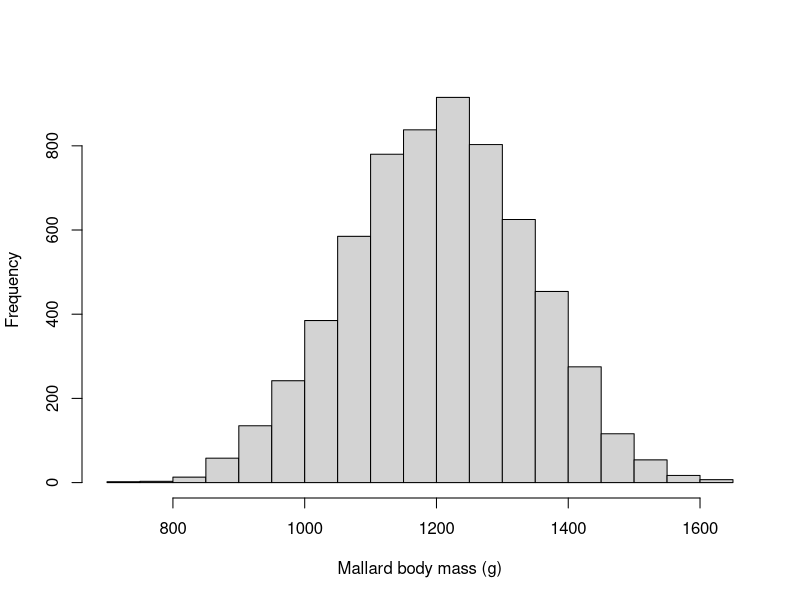
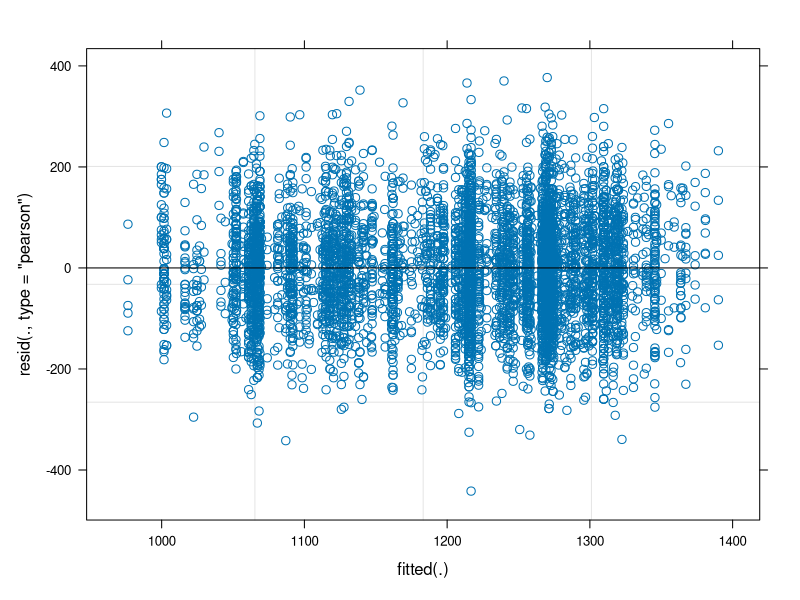
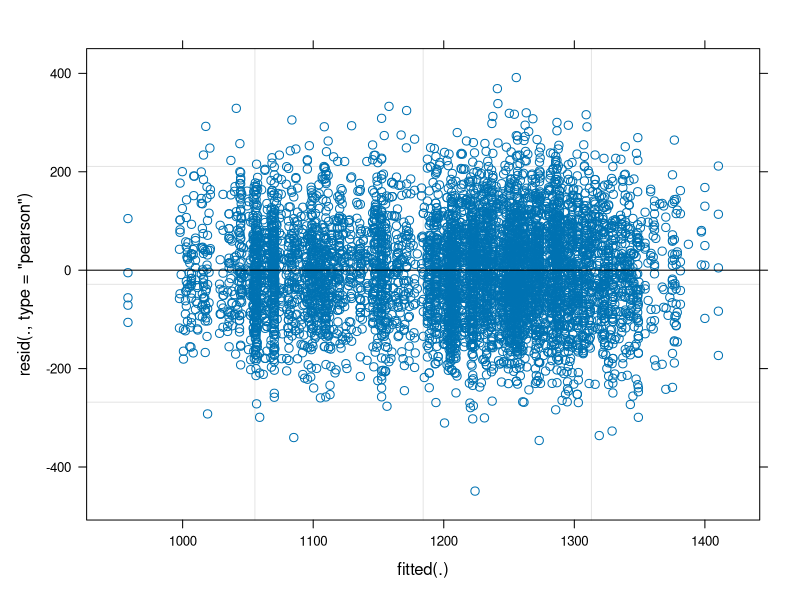
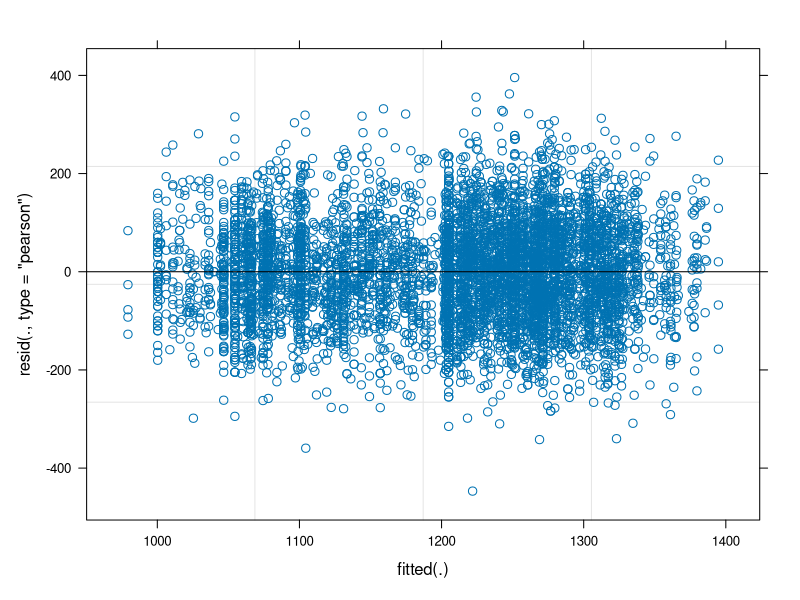
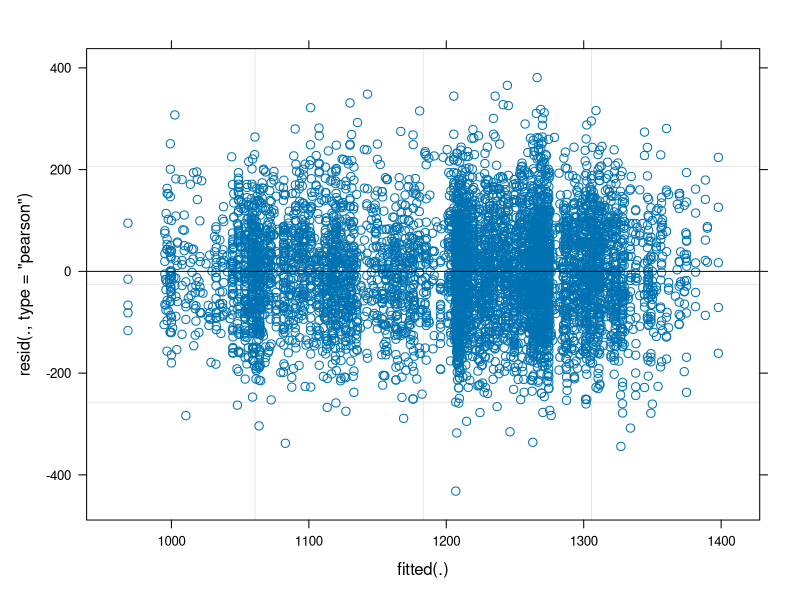
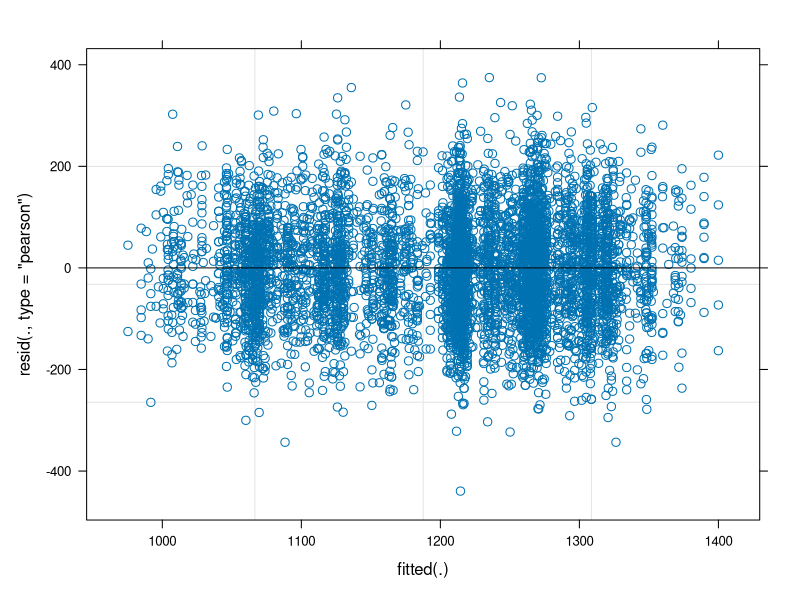
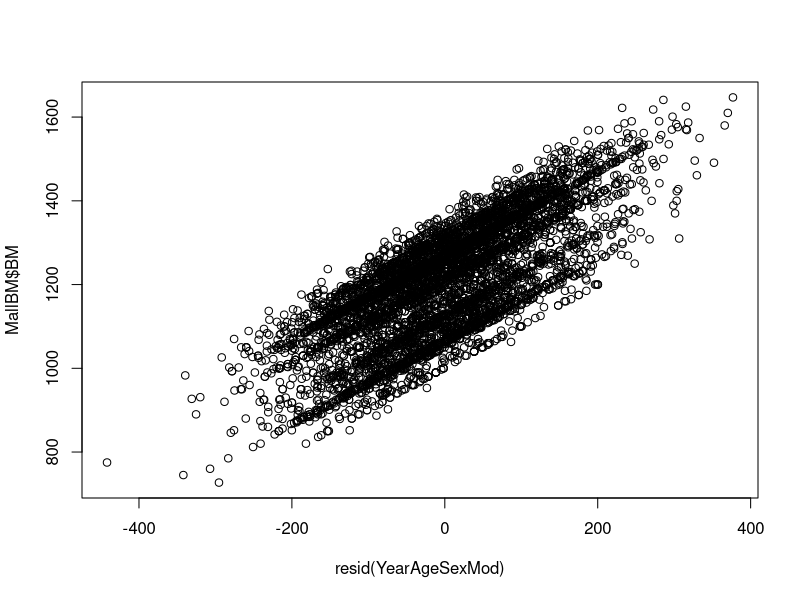
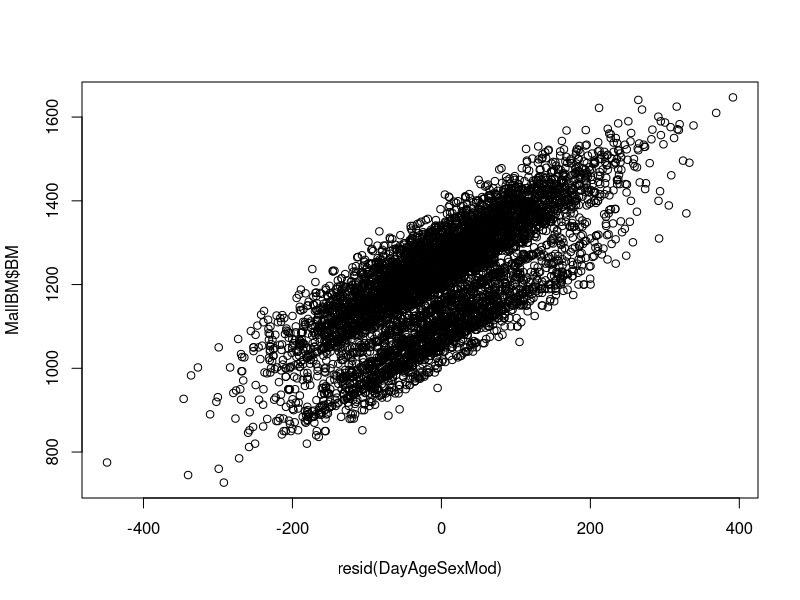

R code for these plots, in order: (Note: this script raises an error after producing the figures.)
## ---- chunk 1
MallBM <- read.csv("./BM_Over_Time_for_Pub2.csv", header = TRUE)
library(ggplot2) ###plotting with ggplot
library(ggfortify) ###this gives us autoplot
library(ggthemes) ###gives us theme_few()
library(lme4) ###Mixed model package
library(lmerTest) ###Derives conservative p values using Satterthwaites Appx.
library(ggeffects) ###Package for developing predictions based on model estimates
library(Hmisc) ###Pearsons correlation matrix
## ---- chunk 2
getwd()
## ---- chunk 3
#Response
MallBM$bodymassM <- MallBM$BM 

#Fixed Effects
MallBM$AgeSex <- as.factor(MallBM$AgeSex) #AgeSex
MallBM$YearM <- MallBM$SEAS_NUM #Year
MallBM$DayM <- MallBM$DayofSeason #Day of Season
MallBM$RainCMLog <- log(MallBM$Rain_CM+0.01) #Rainfall
MallBM$Gagelog <- log(MallBM$Gage_M) #River Gage Height
MallBM$WSIM <- MallBM$WSI #Weather Severity Index

#Random Effect
MallBM$LocationM <- as.factor(MallBM$LOC_NUM) #Location
## ---- chunk 4
# Load data
BM_Fixed <- MallBM[, c(14,22,37,44,48)] #Number of column where each fixed effect is located

BM_Cor <- rcorr(as.matrix(BM_Fixed))
BM_Cor
## ---- chunk 5
hist(MallBM$bodymassM, main = NULL, xlab = "Mallard body mass (g)")
## ---- chunk 6
YearAgeSexMod = lmer(bodymassM ~ YearM*AgeSex + (1|LocationM), data = MallBM, REML = F)

DayAgeSexMod = lmer(bodymassM ~ DayM*AgeSex + (1|LocationM), data = MallBM, REML = F)

RainAgeSexMod = lmer(bodymassM ~ RainCMLog*AgeSex + (1|LocationM), data = MallBM, REML = F)

GageAgeSexMod = lmer(bodymassM ~ Gagelog*AgeSex + (1|LocationM), data = MallBM, REML = F)

WSIAgeSexMod = lmer(bodymassM ~ WSIM*AgeSex + (1|LocationM), data = MallBM, REML = F)

nullmallmod = lmer(bodymassM ~ (1|LocationM), data = MallBM, REML = F)
## ---- chunk 7
anova(nullmallmod, YearAgeSexMod)
anova(nullmallmod, DayAgeSexMod)
anova(nullmallmod, RainAgeSexMod)
anova(nullmallmod, GageAgeSexMod)
anova(nullmallmod, WSIAgeSexMod)
## ---- chunk 8
#plot
plot(YearAgeSexMod)
plot(DayAgeSexMod)
plot(RainAgeSexMod)
plot(GageAgeSexMod)
plot(WSIAgeSexMod)
## ---- chunk 9
#plot residuals against original Response
plot(resid(YearAgeSexMod),MallBM$BM)
plot(resid(DayAgeSexMod),MallBM$BM)
plot(resid(RainAgeSexMod),MallBM$BM)
plot(resid(GageAgeSexMod),MallBM$BM)
plot(resid(WSIAgeSexMod),MallBM$BM)
## ---- chunk 10
#plot residuals against each Predictor
#YearAgeSexMod
plot(resid(YearAgeSexMod),MallBM$YearM)

#DayAgeSexMod
plot(resid(DayAgeSexMod),MallBM$DayM)

#RainAgeSexMod
plot(resid(RainAgeSexMod),MallBM$RainCMLog)

#GageAgeSexMod
plot(resid(GageAgeSexMod),MallBM$Gagelog)

#WSIAgeSexMod
plot(resid(WSIAgeSexMod),MallBM$WSIM)
## ---- chunk 11
#normality plot
qqmath(YearAgeSexMod)
qqmath(DayAgeSexMod)
qqmath(RainAgeSexMod)
qqmath(GageAgeSexMod)
qqmath(WSIAgeSexMod)
## ---- chunk 12
#plot residuals
plot(resid(YearAgeSexMod))
plot(resid(DayAgeSexMod))
plot(resid(RainAgeSexMod))
plot(resid(GageAgeSexMod))
plot(resid(WSIAgeSexMod))
## ---- chunk 13
ggplot(data.frame(eta=predict(YearAgeSexMod,type="link"),pearson=residuals(YearAgeSexMod,type="pearson")),aes(x=eta,y=pearson)) + geom_point()

ggplot(data.frame(eta=predict(DayAgeSexMod,type="link"),pearson=residuals(DayAgeSexMod,type="pearson")),aes(x=eta,y=pearson)) + geom_point()

ggplot(data.frame(eta=predict(RainAgeSexMod,type="link"),pearson=residuals(RainAgeSexMod,type="pearson")),aes(x=eta,y=pearson)) + geom_point()

ggplot(data.frame(eta=predict(GageAgeSexMod,type="link"),pearson=residuals(GageAgeSexMod,type="pearson")),aes(x=eta,y=pearson)) + geom_point()

ggplot(data.frame(eta=predict(WSIAgeSexMod,type="link"),pearson=residuals(WSIAgeSexMod,type="pearson")),aes(x=eta,y=pearson)) + geom_point()
## ---- chunk 14
##Model Results - Year####
summary(YearAgeSexMod)
confint(YearAgeSexMod, level = 0.95)
## ---- chunk 15
##Model Results - Day####
summary(DayAgeSexMod)
confint(DayAgeSexMod, level = 0.95)
## ---- chunk 16
##Model Results - Rain####
summary(RainAgeSexMod)
confint(RainAgeSexMod, level = 0.95)
## ---- chunk 17
##Model Results - Gage####
summary(GageAgeSexMod)
confint(GageAgeSexMod, level = 0.95)
## ---- chunk 18
##Model Results - WSI####
summary(WSIAgeSexMod)
confint(WSIAgeSexMod, level = 0.95)
## ---- chunk 19
##Model Results - Null####
summary(nullmallmod)
confint(nullmallmod, level = 0.95)
## ---- chunk 20
predictyear = ggpredict(YearAgeSexMod, c("YearM [1,6,12,18,24,30,36,42]", "AgeSex"))
plot(predictyear)
predictyear
## ---- chunk 21
###checking variables
predictedBM = predictyear$predicted
predictYears = predictyear$x
Age_Sex = predictyear$group
predictse = predictyear$std.error
predictconflow = predictyear$conf.low
predictconfhigh = predictyear$conf.high
## ---- chunk 22
##Graph Code

levels(Age_Sex) = c("Adult male", "Adult female", "Juvenile male", "Juvenile female") ###Renaming levels manually

Age_Sex <- factor(Age_Sex, levels=c('Adult male', 'Juvenile male', 'Adult female', 'Juvenile female')) ##Reordering levels to fit the scheme of the slopes

MallardYearOfficial = ggplot(data = predictyear, aes(x = predictYears,y = predictedBM, group= Age_Sex)) + ##Define data
  geom_ribbon(aes(ymin = predictconflow, ymax = predictconfhigh), fill = "grey86") + #Define upper and lower 95% CI ribbon
  geom_line(size = 0.5)+  #fit it into lines
  geom_point(aes(shape = Age_Sex), size = 2) +
  scale_shape_manual(values=c(15, 0, 17, 2)) + #add points and change shape based on AgeSex
  #Allows zooming into graph range, without altering y axis physically
  guides(shape = guide_legend(title = "Age and sex")) + #Rename Legend Title and reverse order of labels 
  ylab("Body mass (g)") + xlab("Year") + #Rename x and y-axis
  theme_classic() + #clean white background
  scale_x_discrete(limits = c(1:42), breaks = c(1,11,21,31,41), labels = c("79-80","89-90","99-00","09-10", "19-20")) +
  theme(text = element_text(family="Helvetica"), axis.title.x = element_text(face="bold", size = 18), axis.title.y = element_text(face="bold", size = 18), axis.text.x = element_text(size = 14), axis.text.y = element_text(size = 14), legend.title=element_text(size=18),legend.text=element_text(size=14)) #Helvetica font, size 18 font, and bold axis titles

MallardYearOfficial
## ---- chunk 23
predictday = ggpredict(DayAgeSexMod, c("DayM", "AgeSex"))
plot(predictday)
predictday
## ---- chunk 24
###checking variables
predictedBM = predictday$predicted
predictDays = predictday$x
Age_Sex = predictday$group
predictse = predictday$std.error
predictconflow = predictday$conf.low
predictconfhigh = predictday$conf.high
## ---- chunk 25
predictday$x
## ---- chunk 26
max(MallBM$DayM)
## ---- chunk 27
###Relabel Legend
Age_Sex.labs <- c("Adult Male", "Juvenile Male", "Adult Female", "Juvenile Female")
names(Age_Sex.labs) <- c("1","3", "2", "4")
## ---- chunk 28
###Graph Code

levels(Age_Sex) = c("Adult male","Adult female", "Juvenile male", "Juvenile female") ###Renaming levels manually 

Age_Sex <- factor(Age_Sex, levels=c('Adult male', 'Juvenile male', 'Adult female', 'Juvenile female')) ##Reordering levels to fit the scheme of the slopes

MallardDayOfficial = ggplot(data = predictday, aes(x = predictDays,y = predictedBM, group= Age_Sex)) + ##Define data
  geom_ribbon(aes(ymin = predictconflow, ymax = predictconfhigh),fill = "grey86") + #Define upper and lower 95% CI ribbon
  geom_line(size = 0.5)+  #fit it into lines
  geom_point(aes(shape = Age_Sex), size = 2) +
  scale_shape_manual(values=c(15, 0, 17, 2)) + #add points and change shape based on AgeSex
  #Allows zooming into graph range, without altering y axis physically
  guides(shape = guide_legend(title = "Age and sex")) + #Rename Legend Title and reverse order of labels 
  ylab("Body mass (g)") + xlab("Day of season") + #Rename x and y-axis
  theme_classic() + #clean white background
  theme(text = element_text(family="Helvetica"), axis.title.x = element_text(face="bold", size = 18), axis.title.y = element_text(face="bold", size = 18), axis.text.x = element_text(size = 14), axis.text.y = element_text(size = 14), legend.title=element_text(size=18),legend.text=element_text(size=14))

MallardDayOfficial
## ---- chunk 29
###setting up model to graph
predictrain = ggpredict(RainAgeSexMod, c("RainCMLog [-5,-4.8,-4.6,-4.4,-4.2,-4,-3.8,-3.6,-3.4,-3.2,-3,-2.8,-2.6,-2.4,-2.2,-2,-1.8,-1.6,-1.4,-1.2,-1,-0.8,-0.6,-0.4,-0.2,0,0.2,0.4,0.6,0.8,1,1.4,1.6,1.8,1.2,2,2.2]", "AgeSex"))
plot(predictrain, facet = TRUE)
predictrain
## ---- chunk 30
###checking variables
predictedBM = predictrain$predicted
predictRain = predictrain$x
Age_Sex = predictrain$group
predictse = predictrain$std.error
predictconflow = predictrain$conf.low
predictconfhigh = predictrain$conf.high
## ---- chunk 31
###setting up back-transformed x-axis
predictrain$Rain.Orig <-(exp(predictrain$x))
predictrain <- as.data.frame(predictrain)
predictrain$Rain.Orig
## ---- chunk 32
# New facet label names for AgeSex variable
groups.labs <- c("Adult male", "Juvenile male", "Adult female", "Juvenile female")
names(groups.labs) <- c("1", "3", "2", "4")
## ---- chunk 33
predictrain$facet = factor(predictrain$group, levels = c("1", "3", "2", "4")) ###Reorders facet labels manually
## ---- chunk 34
##Graph Code

levels(Age_Sex) = c("Adult male", "Juvenile male", "Adult female", "Juvenile female") ###Renaming levels manually because using group in ggplot wont allow scale_xxx_manual to work

Age_Sex <- factor(Age_Sex, levels=c('Adult male', 'Juvenile male', 'Adult female', 'Juvenile female')) ##Reordering levels to fit the schemce of the slopes

MallardRainOfficial = ggplot(data = predictrain, aes(x = Rain.Orig,y = predictedBM, facet = facet)) + ##Define data
  geom_ribbon(aes(ymin = predictconflow, ymax = predictconfhigh),fill = "grey86") + #Define upper and lower 95% CI ribbon
  geom_line(size = 0.5)+#fit it into lines
  #Allows zooming into graph range, without altering y axis physically
  guides(shape = guide_legend(title = "Age and sex")) + #Rename Legend Title and reverse order of labels 
  ylab("Body mass (g)") + xlab("Rainfall (cm)") + #Rename x and y-axis
  theme_classic() + #clean white background
  theme(text = element_text(family="Helvetica"), axis.title.x = element_text(face="bold", size = 18), axis.title.y = element_text(face="bold", size = 18), axis.text.x = element_text(size = 14), axis.text.y = element_text(size = 14), strip.text = element_text(size = 13, face = "bold"), strip.background = element_rect(fill = "grey86")) +
  facet_wrap(~facet, ncol = 4, labeller = labeller(facet = groups.labs))

MallardRainOfficial
## ---- chunk 35
max(MallBM$Gage_M)
## ---- chunk 36
###setting up model to graph
predictgage = ggpredict(GageAgeSexMod, c("Gagelog[-0.5,-0.4,-0.3,-0.2,-0.1,0,0.1,0.2,0.3,0.4,0.5,0.6,0.7,0.8,0.9,1.0,1.1,1.2,1.3,1.4,1.5,1.6,1.7,1.8,1.9,2.0,2.1,2.2,2.3,2.4]", "AgeSex"))
plot(predictgage, facet = TRUE)
predictgage
## ---- chunk 37
###checking variables
predictedBM = predictgage$predicted
predictGage = predictgage$x
Age_Sex = predictgage$group
predictse = predictgage$std.error
predictconflow = predictgage$conf.low
predictconfhigh = predictgage$conf.high
## ---- chunk 38
###setting up back-transformed x-axis
predictgage$Gage.Orig <-(exp(predictgage$x))
predictgage <- as.data.frame(predictgage)
predictgage$Gage.Orig
## ---- chunk 39
# New facet label names for AgeSex variable
groups.labs <- c("Adult male", "Adult female", "Juvenile male", "Juvenile female")
names(groups.labs) <- c("1", "2", "3", "4")
predictgage$facet = factor(predictgage$group, levels = c("1", "3", "2", "4"))
## ---- chunk 40
##Graph Code

levels(Age_Sex) = c("Adult male", "Juvenile male", "Adult female", "Juvenile female") ###Renaming levels manually 

MallardGageOfficial = ggplot(data = predictgage, aes(x = Gage.Orig,y = predictedBM, facet = facet)) + ##Define data
  geom_ribbon(aes(ymin = predictconflow, ymax = predictconfhigh),fill = "grey86") + #Define upper and lower 95% CI ribbon
  geom_line(size = 0.5)+#fit it into lines
  #Allows zooming into graph range, without altering y axis physically
  guides(shape = guide_legend(title = "Age and sex")) + #Rename Legend Title and reverse order of labels 
  ylab("Body mass (g)") + xlab("Gage height (m)") + #Rename x and y-axis
  theme_classic() + #clean white background
  theme(text = element_text(family="Helvetica"), axis.title.x = element_text(face="bold", size = 18), axis.title.y = element_text(face="bold", size = 18), axis.text.x = element_text(size = 14), axis.text.y = element_text(size = 14), strip.text = element_text(size = 13, face = "bold"), strip.background = element_rect(fill = "grey86")) +  
  facet_wrap(~facet, ncol = 4, labeller = labeller(facet = groups.labs))

MallardGageOfficial
## ---- chunk 41
##Use the ggsave function to export your figures using the appropriate size and quality. 
ggsave(MallardRainOfficial, file="RainAgeSexgraph.jpg", width=25, height=20, units="cm", dpi=1200)
ggsave(MallardGageOfficial, file="GageAgeSexgraph.jpg", width=25, height=20, units="cm", dpi=1200)
ggsave(MallardDayOfficial, file="DayAgeSexgraph.jpg", width=25, height=20, units="cm", dpi=1200)
ggsave(MallardYearOfficial, file="YearAgeSexgraph.jpg", width=25, height=20, units="cm", dpi=1200)
ggsave(mallhist, file="MallardMassHistograph.jpg", width=25, height=20, units="cm", dpi=1200)
